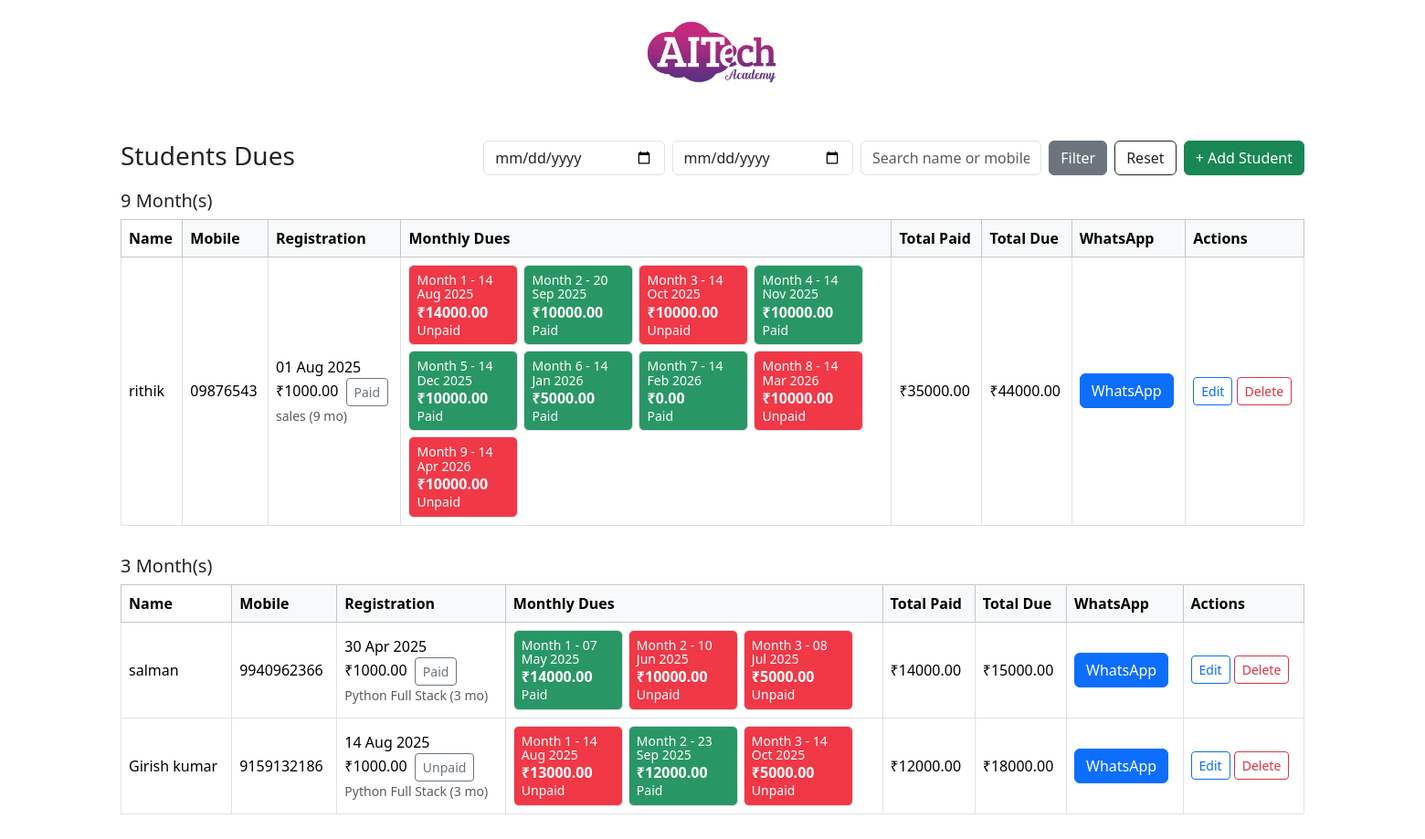
The page / on the database its author committed.
### fees/models.py (models this page shows, shortened)
class Student(models.Model):
    name = models.CharField(max_length=200)
    mobile = models.CharField(max_length=20)
    course = models.CharField(max_length=200)
    registration_date = models.DateField()
    joining_date = models.DateField()
    registration_fee = models.DecimalField(max_digits=10, decimal_places=2, default=0)
    registration_fee_paid = models.BooleanField(default=False)
    total_due_months = models.IntegerField(default=0)

class StudentDue(models.Model):
    student = models.ForeignKey(Student, on_delete=models.CASCADE, related_name='dues')
    due_date = models.DateField()
    amount = models.DecimalField(max_digits=10, decimal_places=2, default=0)
    paid = models.BooleanField(default=False)

### fees/views.py (the view)
# urls.py: path('', views.student_list, name='student_list'),
def student_list(request):
    qs = Student.objects.all().order_by('-id')
    join_from = request.GET.get('join_from','').strip()
    join_to = request.GET.get('join_to','').strip()
    q = request.GET.get('q','').strip()
    if join_from:
        qs = qs.filter(joining_date__gte=join_from)
    if join_to:
        qs = qs.filter(joining_date__lte=join_to)
    if q:
        qs = qs.filter(name__icontains=q) | qs.filter(mobile__icontains=q)
    data = []
    today = date.today()
    for s in qs:
        dues = list(s.dues.all().order_by('due_date'))
        dues_sorted = sorted(dues, key=lambda d: d.due_date)
        completed = sum(1 for d in dues if d.paid)
        total_paid = sum(float(d.amount) for d in dues if d.paid)
        total_due = sum(float(d.amount) for d in dues if not d.paid)
        oldest_unpaid = next((d for d in dues_sorted if not d.paid), None)
        whatsapp_link = None
        if oldest_unpaid:
            msg = f"Hello {s.name}, your academy fee due is ₹{oldest_unpaid.amount} for {oldest_unpaid.due_date.strftime('%b %Y')}. Please pay."
            whatsapp_link = f"https://wa.me/{s.mobile}?text={quote_plus(msg)}"
        data.append({'student':s,'dues':dues_sorted,'completed':completed,'total':s.total_due_months,'total_paid':total_paid,'total_due':total_due,'whatsapp_link':whatsapp_link})
    groups = {}
    for item in data:
        key = f"{item['student'].total_due_months} Month(s)"
        groups.setdefault(key,[]).append(item)
    ctx = {'groups': groups, 'join_from': join_from, 'join_to': join_to, 'q': q, 'today': date.today()}
    return render(request,'fees/student_list.html',ctx)

### templates/fees/student_list.html (shortened to what this page needs)
{% extends 'base.html' %}
{% block content %}
<div class="d-flex justify-content-between mb-3">
  <h3 class="m-0">Students Dues</h3>
  <div class="d-flex gap-2">
    <form method="get" class="d-flex gap-2">
      <input type="date" name="join_from" class="form-control" value="{{ join_from }}" placeholder="From">
      <input type="date" name="join_to" class="form-control" value="{{ join_to }}" placeholder="To">
      <input type="text" name="q" class="form-control" value="{{ q }}" placeholder="Search name or mobile">
      <button class="btn btn-secondary">Filter</button>
      <a class="btn btn-outline-dark" href="/">Reset</a>
    </form>
    <a class="btn btn-success" href="/add/">+ Add Student</a>
  </div>
</div>
{% for group, items in groups.items %}
  <h5 class="mt-3">{{ group }}</h5>
  <div class="table-responsive">
    <table class="table table-bordered align-middle">
      <thead class="table-light">
        <tr>
          <th>Name</th>
          <th>Mobile</th>
          <th>Registration</th>
          <th>Monthly Dues</th>
          <th>Total Paid</th>
          <th>Total Due</th>
          <th>WhatsApp</th>
          <th>Actions</th>
        </tr>
      </thead>
      <tbody>
        {% for it in items %}
          <tr>
            <td>{{ it.student.name }}</td>
            <td>{{ it.student.mobile }}</td>
            <td>
              {{ it.student.registration_date|date:'d M Y' }}<br>
              ₹{{ it.student.registration_fee }}
              <a class="btn btn-sm btn-outline-secondary ms-1" href="/toggle_reg_fee/{{ it.student.id }}/">
                {% if it.student.registration_fee_paid %}Paid{% else %}Unpaid{% endif %}
              </a>
              <div class="small text-muted">{{ it.student.course }} ({{ it.total }} mo)</div>
            </td>
            <td class="monthly-dues-cell">
              <div class="monthly-dues-wrapper">
                {% for d in it.dues %}
                  <a href="/toggle_due/{{ d.id }}/" class="text-decoration-none">
                    <div class="p-2 border rounded due-card {% if d.paid %}paid{% else %}unpaid{% endif %}">
                      <div class="small">Month {{ forloop.counter }} - {{ d.due_date|date:'d M Y' }}</div>
                      <div class="fw-bold">₹{{ d.amount }}</div>
                      <div class="small">{% if d.paid %}Paid{% else %}Unpaid{% endif %}</div>
                    </div>
                  </a>
                {% endfor %}
              </div>
            </td>
            <td>₹{{ it.total_paid|floatformat:2 }}</td>
            <td>₹{{ it.total_due|floatformat:2 }}</td>
            <td>
              {% if it.whatsapp_link %}
                <a class="btn btn-primary" target="_blank" href="{{ it.whatsapp_link }}">WhatsApp</a>
              {% else %}
                -
              {% endif %}
            </td>
            <td>
              <a class="btn btn-sm btn-outline-primary" href="/edit/{{ it.student.id }}/">Edit</a>
              <a class="btn btn-sm btn-outline-danger" href="/delete/{{ it.student.id }}/" onclick="return confirm('Delete?')">Delete</a>
            </td>
          </tr>
        {% endfor %}
      </tbody>
    </table>
  </div>
{% endfor %}
{% endblock %}

### templates/base.html (shortened to what this page needs)
<!doctype html>
<html lang="en">
<head>
  <link href="https://cdn.jsdelivr.net/npm/bootstrap@5.3.3/dist/css/bootstrap.min.css" rel="stylesheet">
  <link href="/static/css/app.css" rel="stylesheet">
</head>
<body>
<nav class="navbar navbar-expand-lg navbar-dark bg-white"><div style="margin-left: 44%;" class="col-12 container-fluid "><a class="navbar-brand " href="/"><img src="/static/img/logo.webp" alt="AI Tech Academy Logo"></a></div></nav>
<br>
<main class="container py-3">{% block content %}{% endblock %}</main>
</body>
</html>

### static/css/app.css (style rules this page uses)
.due-card { width: 160px; background: #f8d7da;color: white; }
.due-card.paid { background: #03854ad8; }
.due-card.unpaid { background: #f03847; }
.due-card .small { line-height: 1.1; }
.navbar { min-height: 96px; align-items: center; }
.navbar-brand img { display:block; height:auto; max-height:88px; }

### templates/base.html (style rules this page uses)
body { width: 100%; overflow-x: hidden; }

### templates/fees/student_list.html (style rules this page uses)
body { width: 100%; overflow-x: hidden; }
.table-responsive { overflow-x: auto; max-width: 100%; }
.table th:first-child, .table td:first-child { position: sticky; left: 0; background: white; z-index: 3; }
.monthly-dues-cell { min-width: unset !important; white-space: normal !important; }
.monthly-dues-wrapper { display: flex; flex-wrap: wrap; gap: 6px; max-width: 500px; }
.due-card { width: 120px; background: #f8d7da; color: white; flex-shrink: 0; }
.due-card.paid { background: #03854ad8; }
.due-card.unpaid { background: #f03847; }
.due-card .small { line-height: 1.1; }

### rows shown on the page
Student: student.name "rithik", student.mobile "09876543", student.registration_date "01 Aug 2025", student.registration_fee "1000.00", registration_fee_paid "Paid", student.course "sales", total "9", total_paid "35000.00", total_due "44000.00"
StudentDue: due_date "14 Aug 2025", amount "14000.00", paid "Unpaid"
StudentDue: due_date "20 Sep 2025", amount "10000.00", paid "Paid"
StudentDue: due_date "14 Oct 2025", amount "10000.00", paid "Unpaid"
StudentDue: due_date "14 Nov 2025", amount "10000.00", paid "Paid"
StudentDue: due_date "14 Dec 2025", amount "10000.00", paid "Paid"
StudentDue: due_date "14 Jan 2026", amount "5000.00", paid "Paid"
StudentDue: due_date "14 Feb 2026", amount "0.00", paid "Paid"
StudentDue: due_date "14 Mar 2026", amount "10000.00", paid "Unpaid"
StudentDue: due_date "14 Apr 2026", amount "10000.00", paid "Unpaid"
Student: student.name "salman", student.mobile "9940962366", student.registration_date "30 Apr 2025", student.registration_fee "1000.00", registration_fee_paid "Paid", student.course "Python Full Stack", total "3", total_paid "14000.00", total_due "15000.00"
StudentDue: due_date "07 May 2025", amount "14000.00", paid "Paid"
StudentDue: due_date "10 Jun 2025", amount "10000.00", paid "Unpaid"
StudentDue: due_date "08 Jul 2025", amount "5000.00", paid "Unpaid"
Student: student.name "Girish kumar", student.mobile "9159132186", student.registration_date "14 Aug 2025", student.registration_fee "1000.00", registration_fee_paid "Unpaid", student.course "Python Full Stack", total "3", total_paid "12000.00", total_due "18000.00"
StudentDue: due_date "14 Aug 2025", amount "13000.00", paid "Unpaid"
StudentDue: due_date "23 Sep 2025", amount "12000.00", paid "Paid"
StudentDue: due_date "14 Oct 2025", amount "5000.00", paid "Unpaid"

### other values the page prints
{{ group }} "9 Month(s)" "3 Month(s)"
